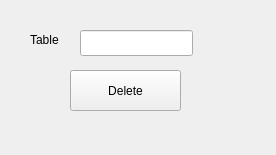
<?xml version="1.0" encoding="UTF-8"?>
<ui version="4.0">
 <class>delteacher</class>
 <widget class="QWidget" name="delteacher">
  <property name="geometry">
   <rect>
    <x>0</x>
    <y>0</y>
    <width>276</width>
    <height>155</height>
   </rect>
  </property>
  <property name="windowTitle">
   <string>Form</string>
  </property>
  <widget class="QLineEdit" name="delteach">
   <property name="geometry">
    <rect>
     <x>80</x>
     <y>30</y>
     <width>113</width>
     <height>26</height>
    </rect>
   </property>
  </widget>
  <widget class="QPushButton" name="pushButton">
   <property name="geometry">
    <rect>
     <x>70</x>
     <y>70</y>
     <width>111</width>
     <height>41</height>
    </rect>
   </property>
   <property name="text">
    <string>Delete</string>
   </property>
  </widget>
  <widget class="QLabel" name="label">
   <property name="geometry">
    <rect>
     <x>30</x>
     <y>30</y>
     <width>41</width>
     <height>19</height>
    </rect>
   </property>
   <property name="text">
    <string>Table</string>
   </property>
  </widget>
 </widget>
 <resources/>
 <connections/>
</ui>
